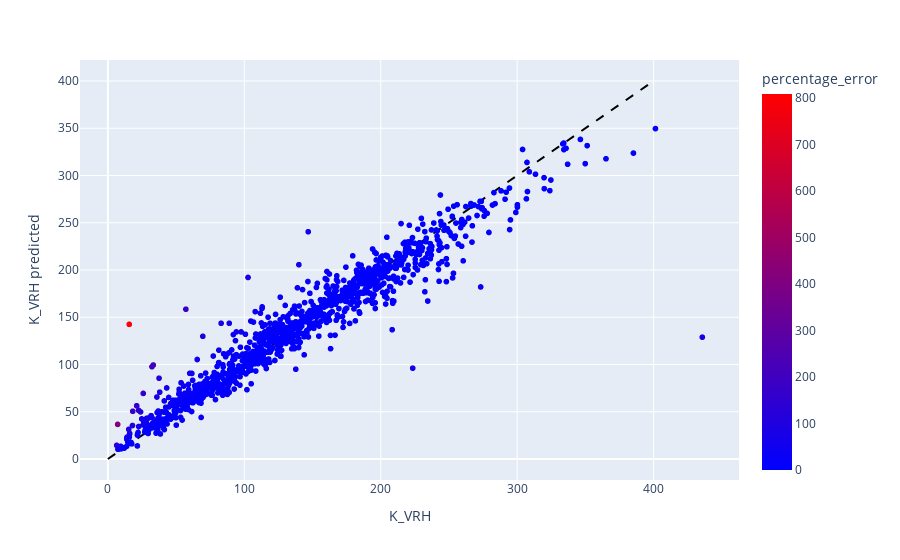

Notebook code for this chart:
### Code cell
import plotly.express as px
import plotly.graph_objects as go

reference_line = go.Scatter(
    x=[0, 400],
    y=[0, 400],
    line=dict(color="black", dash="dash"),
    mode="lines",
    showlegend=False
)

fig = px.scatter(
    etdfMag, 
    x="K_VRH", 
    y="K_VRH predicted", 
    hover_name="formula", 
    color="percentage_error", 
    color_continuous_scale=px.colors.sequential.Bluered,
)

fig.add_trace(reference_line)
fig.show()

### Figure 1 — Plotly figure (JSON) as saved in the notebook; plotly's stock layout.template omitted (floating-point values rounded to 4 significant figures; data arrays with more than 128 entries replaced by an {"elided": "..."} marker saying what was removed)
{"data": [{"hovertemplate": "<b>%{hovertext}</b><br><br>K_VRH=%{x}<br>K_VRH predicted=%{y}<br>percentage_error=%{marker.color}<extra></extra>", "hovertext": {"elided": "1181 str values"}, "legendgroup": "", "marker": {"color": {"elided": "1181 float values"}, "coloraxis": "coloraxis", "symbol": "circle"}, "mode": "markers", "name": "", "showlegend": false, "type": "scattergl", "x": {"elided": "1181 float values"}, "xaxis": "x", "y": {"elided": "1181 float values"}, "yaxis": "y"}, {"line": {"color": "black", "dash": "dash"}, "mode": "lines", "showlegend": false, "type": "scatter", "x": [0, 400], "y": [0, 400]}], "layout": {"autosize": true, "coloraxis": {"colorbar": {"title": {"text": "percentage_error"}}, "colorscale": [[0, "rgb(0,0,255)"], [1, "rgb(255,0,0)"]]}, "legend": {"tracegroupgap": 0}, "margin": {"t": 60}, "xaxis": {"anchor": "y", "autorange": true, "domain": [0, 1], "range": [-18.97, 461.1], "title": {"text": "K_VRH"}, "type": "linear"}, "yaxis": {"anchor": "x", "autorange": true, "domain": [0, 1], "range": [-22.22, 422.2], "title": {"text": "K_VRH predicted"}, "type": "linear"}}}
